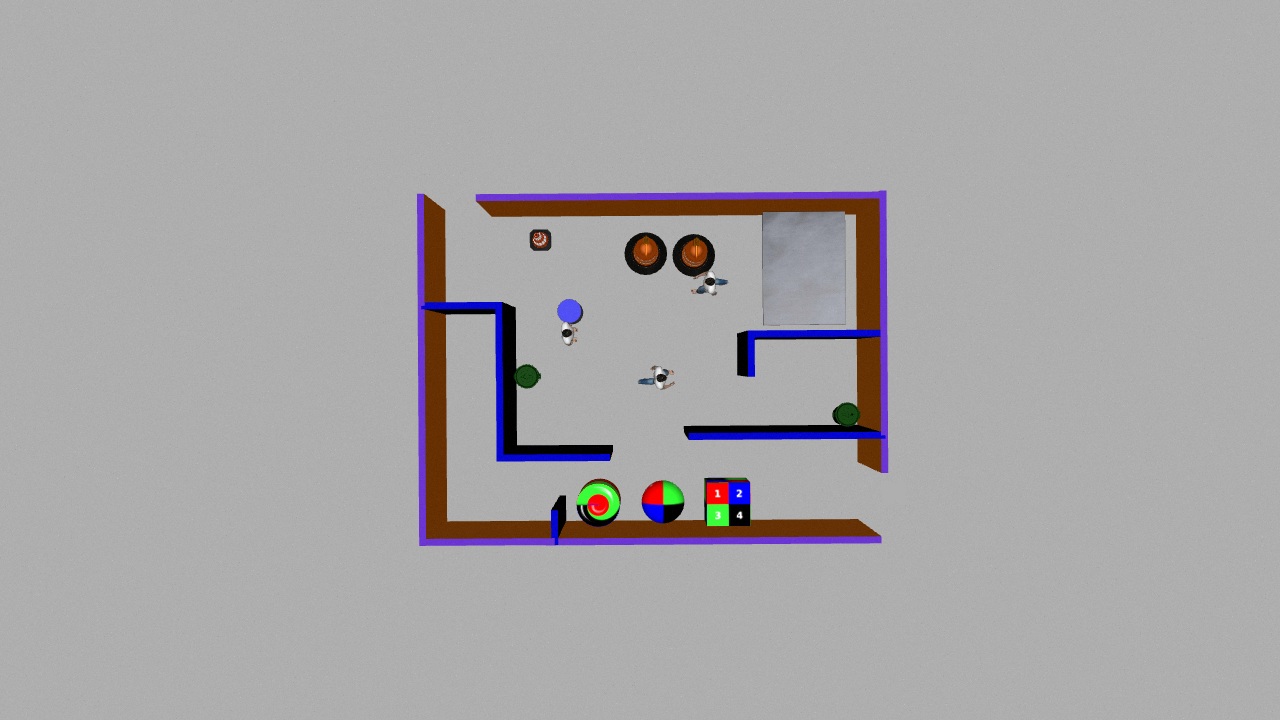
#> input picture src/control_car_like/control_car_like/data/images/frame_car_remove.png, 1280 x 720 px
$ python -i bot_localization.py   (imports and definitions only)
#> lines starting #> are read from the running program, lines starting #| are printed output that depends on the picture; after the words box and inside, x2 and y2 are one past the last pixel; in counts of white or black regions, pixels touching at a corner belong together
#> further down, picture is the input picture: shape (720, 1280, 3); mean B, G, R 167.3, 165.8, 167.9
### src/control_car_like/control_car_like/lib/utilities.py
import cv2
import numpy as np

try :
    from ..lib import config
except:
    from . import config

# function to display the coordinates of
# of the points clicked on the image
# [31 lines left out: functions click_event, imfill, ret_largest_obj, not called in this run]

def ret_smallest_obj(cnts, noise_thresh = 10):
  Min_Cntr_area = 1000
  Min_Cntr_idx= -1
  for index, cnt in enumerate(cnts):
      area = cv2.contourArea(cnt)
      if (area < Min_Cntr_area) and (area > 10):
          Min_Cntr_area = area
          Min_Cntr_idx = index
          SmallestContour_Found = True
  return Min_Cntr_idx

# [47 lines left out: functions closest_node, closest_nodes, find_point_in_FOR, get_centroid, not called in this run]


class Debugging:

    def __init__(self):
       self.time_elasped = 0
       self.Live_created = False


    def nothing(self,x):
        pass

    cv2.namedWindow('CONFIG')
    # create switch for ON/OFF functionality
    debugging_SW = 'Debug'
    cv2.createTrackbar(debugging_SW, 'CONFIG',False,True,nothing)
    # create switch for ON/OFF functionality
    debuggingLoc_SW = 'Debug Loc'
    cv2.createTrackbar(debuggingLoc_SW, 'CONFIG',False,True,nothing)
    # create switch for ON/OFF functionality
    debuggingMapping_SW = 'Debug Mapp.'
    cv2.createTrackbar(debuggingMapping_SW, 'CONFIG',False,True,nothing)
    # create switch for ON/OFF functionality
    debuggingPathPlanning_SW = 'Debug Path P.'
    cv2.createTrackbar(debuggingPathPlanning_SW, 'CONFIG',False,True,nothing)
    # create switch for ON/OFF functionality
    debuggingMotionPlanning_SW = 'Debug Motion P.'
    cv2.createTrackbar(debuggingMotionPlanning_SW, 'CONFIG',False,True,nothing)

    # create switch for ON/OFF functionality
    # debugging_Live = 'Debug_Live'
    # cv2.createTrackbar(debugging_Live, 'CONFIG',False,True,nothing)
    # create switch for ON/OFF functionality

    # [67 lines left out: function setDebugParameters, not called in this run]

### src/control_car_like/control_car_like/lib/bot_localization.py
import cv2
import numpy as np

try:
    from ..lib.utilities import ret_smallest_obj,ret_largest_obj
    from ..lib import config
except:
    from .utilities import ret_smallest_obj,ret_largest_obj
    from . import config

class bot_localizer():

    def __init__(self):

        # State Variables
        self.is_bg_extracted =False
        # Output Variables [BG_model,Refrence_Maze,Rel_Loc_of_car]
        self.bg_model = []
        self.maze_og = []
        self.loc_car = 0

        self.loc_car_sv = 0
        self.car_rect = []
        # Transfomation(Crop + Rotated) Variables
        self.orig_X = 0
        self.orig_Y = 0
        self.orig_rows = 0
        self.orig_cols = 0
        self.transform_arr = []

        self.orig_rot = 0
        self.rot_mat = 0


    @staticmethod
    def ret_rois_boundinghull(rois_mask,cnts):
        maze_enclosure = np.zeros_like(rois_mask)
        if cnts:
            cnts_ = np.concatenate(cnts)
            cnts_ = np.array(cnts_)
            cv2.fillConvexPoly(maze_enclosure, cnts_, 255)
        cnts_largest = cv2.findContours(maze_enclosure, cv2.RETR_EXTERNAL, cv2.CHAIN_APPROX_NONE)[0]# OpenCV 4.2
        hull = cv2.convexHull(cnts_largest[0])
        cv2.drawContours(maze_enclosure, [hull], 0, 255)
        return hull

    def update_frameofrefrence_parameters(self,X,Y,W,H,rot_angle):
        self.orig_X = X; self.orig_Y = Y; self.orig_rows = H; self.orig_cols = W; self.orig_rot = rot_angle # 90 degree counterClockwise
        self.transform_arr = [X,Y,W,H]
        # Rotation Matrix
        self.rot_mat = np.array(
                                [
                                 [ np.cos(np.deg2rad(self.orig_rot)) , np.sin(np.deg2rad(self.orig_rot))],
                                 [-np.sin(np.deg2rad(self.orig_rot)) , np.cos(np.deg2rad(self.orig_rot))]
                                ]
                               )
        self.rot_mat_rev = np.array(
                                [
                                 [ np.cos(np.deg2rad(-self.orig_rot)) , np.sin(np.deg2rad(-self.orig_rot))],
                                 [-np.sin(np.deg2rad(-self.orig_rot)) , np.cos(np.deg2rad(-self.orig_rot))]
                                ]
                               )

    @staticmethod
    def connect_objs(bin_img):
        kernel = cv2.getStructuringElement(cv2.MORPH_ELLIPSE,(3,3))
        return(cv2.morphologyEx(bin_img, cv2.MORPH_CLOSE, kernel))

    def extract_bg(self,frame):

        # a) Find Contours of all ROI's in frozen sat_view
        gray = cv2.cvtColor(frame, cv2.COLOR_BGR2GRAY)
        edges = cv2.Canny(gray, 50, 150,None,3)
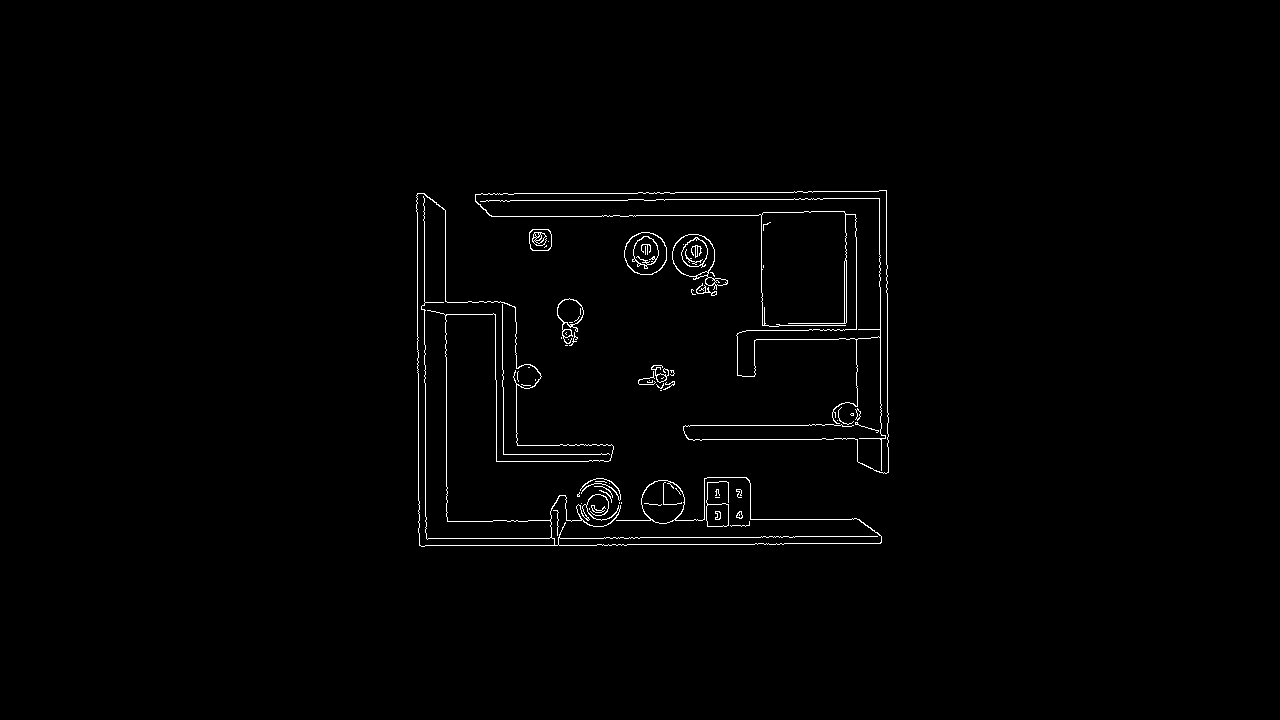
#> edges: shape (720, 1280); 1% white in thin lines or dots, all inside (x1, y1, x2, y2) = (416, 190, 889, 547)
        # [connect_objs] => Connect disconnected edges that are close enough
        edges = self.connect_objs(edges)
        cnts = cv2.findContours(edges, cv2.RETR_EXTERNAL, cv2.CHAIN_APPROX_NONE)[0]
#> cnts = 7 contours; box (x1, y1, x2, y2) and area: (475, 190, 889, 474) 31036, (416, 193, 882, 547) 30554, (672, 234, 728, 296) 1814, (624, 232, 667, 275) 1423, (557, 298, 584, 346) 780, (529, 229, 552, 251) 437, (638, 365, 675, 391) 434
        rois_mask = np.zeros((frame.shape[0],frame.shape[1]),dtype= np.uint8)
        for idx,_ in enumerate(cnts):
            cv2.drawContours(rois_mask, cnts, idx, 255,-1)
#> this loop made 7 passes
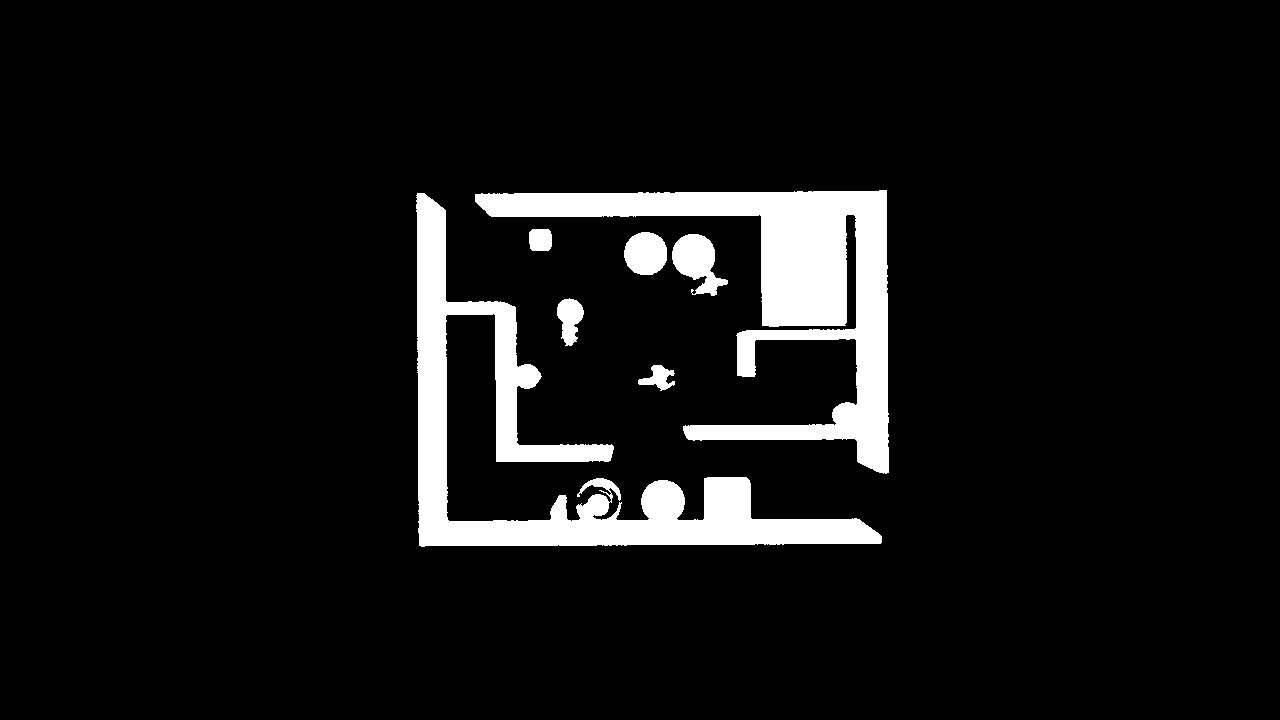
#> rois_mask: shape (720, 1280); 7.5% white; 7 white regions, largest, box (x1, y1, x2, y2) and area: (475, 190, 889, 474) 32142, (416, 193, 882, 547) 31885, (672, 234, 728, 296) 1924

        # b) Extract BG_model by
        #               i)  removing the smallest object from the scene (Bot)
        #               ii) filling the empty region with Ground_replica
        min_cntr_idx = ret_smallest_obj(cnts)
#> the loop in ret_smallest_obj, `for index, cnt in enumerate(cnts):` made 7 passes
#> (area, Min_Cntr_area, Min_Cntr_idx, SmallestContour_Found) on pass 1: (434.5, 434.5, 0, True)
#> area on passes 2 to 7: 779.5, 1813.5, 1423, 437, 30553.5, 31035.5
#> after the loop in ret_smallest_obj, `for index, cnt in enumerate(cnts):`: Min_Cntr_area = 434.5; Min_Cntr_idx = 0; SmallestContour_Found = True
#> min_cntr_idx = 0
        rois_noCar_mask = rois_mask.copy()
        #    If Smallest Object (FG) found
        if min_cntr_idx !=-1:
            cv2.drawContours(rois_noCar_mask, cnts, min_cntr_idx, 0,-1)
#> rois_noCar_mask: shape (720, 1280); 7.5% white; 6 white regions, box (x1, y1, x2, y2) and area: (475, 190, 889, 474) 32142, (416, 193, 882, 547) 31885, (672, 234, 728, 296) 1924, (624, 232, 667, 275) 1485, (557, 298, 584, 346) 840, (529, 229, 552, 251) 475
            # Drawing dilated car_mask
            car_mask = np.zeros_like(rois_mask)
            cv2.drawContours(car_mask, cnts, min_cntr_idx, 255,-1)
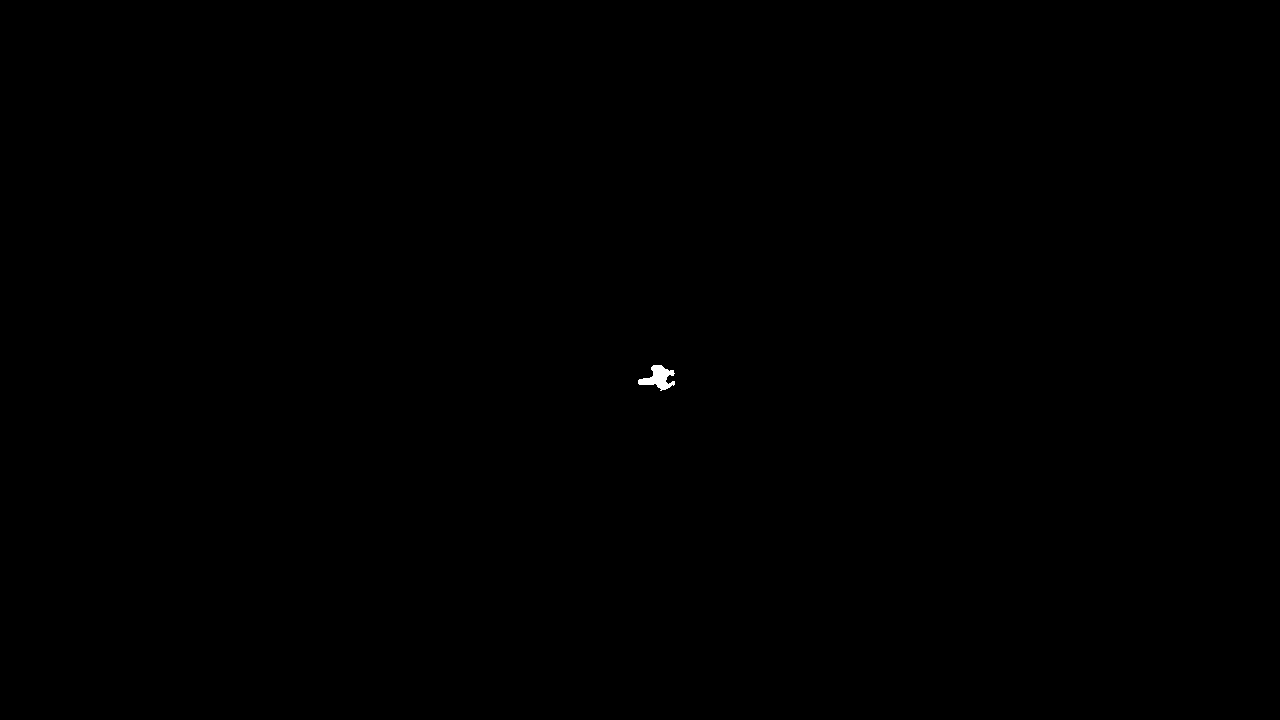
#> car_mask: shape (720, 1280); 0.05% white; 1 white region, box (x1, y1, x2, y2) and area: (638, 365, 675, 391) 493
            cv2.drawContours(car_mask, cnts, min_cntr_idx, 255, 3)
#> car_mask: shape (720, 1280); 0.08% white; 1 white region, box (x1, y1, x2, y2) and area: (636, 363, 677, 393) 735
            notCar_mask = cv2.bitwise_not(car_mask)
            frame_car_remvd = cv2.bitwise_and(frame, frame,mask = notCar_mask)
            # Generating ground replica
            base_clr = frame_car_remvd[0][0]
#> base_clr = [175, 175, 175]
            Ground_replica = np.ones_like(frame)*base_clr
#> Ground_replica: shape (720, 1280, 3); every value is 175
            # Generating BG_model
            self.bg_model = cv2.bitwise_and(Ground_replica, Ground_replica,mask = car_mask)
            self.bg_model = cv2.bitwise_or(self.bg_model, frame_car_remvd)

        # Step 2: Extracting the maze (Frame of Refrence) Maze Entry on Top

        # a) Finding dimensions of hull enclosing largest contour
        hull = self.ret_rois_boundinghull(rois_mask,cnts)
#> in ret_rois_boundinghull, `cnts_ = np.concatenate(cnts)`: cnts_ = contour of 5521 points, box (x1, y1, x2, y2) (416, 190, 889, 547), area 35762
#> in ret_rois_boundinghull, `cv2.fillConvexPoly(maze_enclosure, cnts_, 255)`: maze_enclosure: shape (720, 1280); 9.9% white; 1 white region
#> in ret_rois_boundinghull, `cnts_largest = cv2.findContours(maze_enclosure, cv2.RETR_EXTERNAL, cv2..`: cnts_largest = 1 contour; box (x1, y1, x2, y2) and area: (416, 190, 889, 547) 148756
#> in ret_rois_boundinghull, `hull = cv2.convexHull(cnts_largest[0])`: hull = contour of 18 points, box (x1, y1, x2, y2) (416, 190, 889, 547), area 166126
#> in ret_rois_boundinghull, `cv2.drawContours(maze_enclosure, [hull], 0, 255)`:
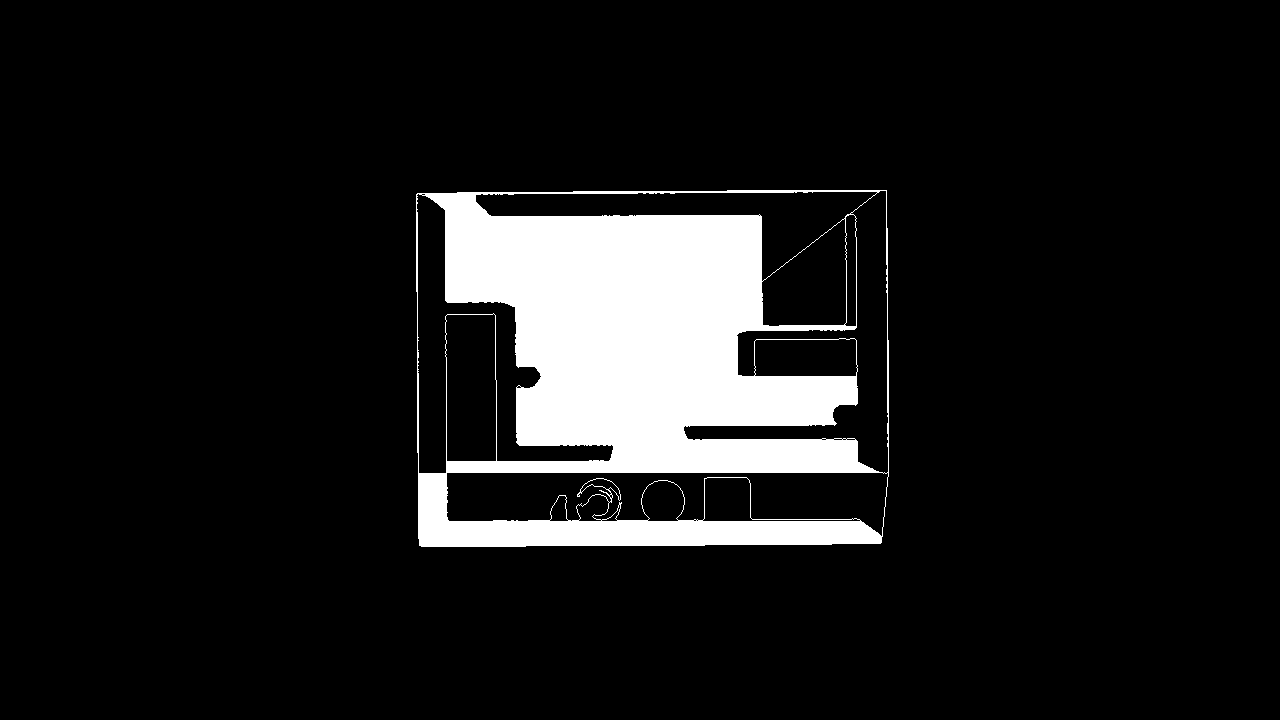
#> maze_enclosure: shape (720, 1280); 10% white; 1 white region, box (x1, y1, x2, y2) and area: (416, 190, 889, 547) 92038
        [X,Y,W,H] = cv2.boundingRect(hull)
#> X = 416; Y = 190; W = 473; H = 357
        # b) Cropping maze_mask from the image
        maze = rois_noCar_mask[Y:Y+H,X:X+W]
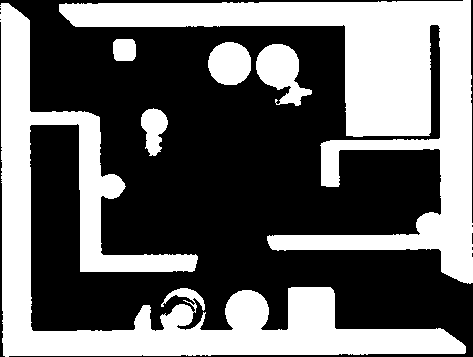
#> maze: shape (357, 473); 40.7% white; 6 white regions, box (x1, y1, x2, y2) and area: (59, 0, 473, 284) 32142, (0, 3, 466, 357) 31885, (256, 44, 312, 106) 1924, (208, 42, 251, 85) 1485, (141, 108, 168, 156) 840, (113, 39, 136, 61) 475
        maze_occupencygrid = cv2.bitwise_not(maze)
        self.maze_og = cv2.rotate(maze_occupencygrid, cv2.ROTATE_90_COUNTERCLOCKWISE)
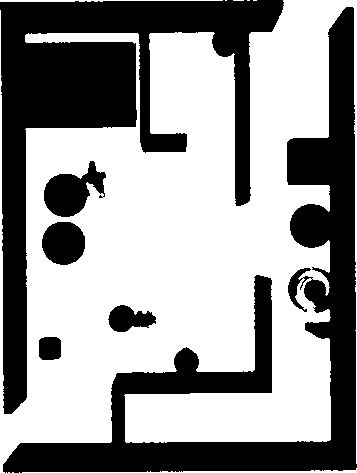
#> self.maze_og: shape (473, 357); 59.3% white; 6 black regions, box (x1, y1, x2, y2) and area: (0, 0, 284, 414) 32142, (3, 7, 357, 473) 31885, (44, 161, 106, 217) 1924, (42, 222, 85, 265) 1485, (108, 305, 156, 332) 840, (39, 337, 61, 360) 475

        # Storing Crop and Rot Parameters required to maintain frame of refrence in the orig image
        self.update_frameofrefrence_parameters(X,Y,W,H,90)
#> in update_frameofrefrence_parameters, `self.orig_X = X`: self.orig_X = 416
#> in update_frameofrefrence_parameters, `self.orig_Y = Y`: self.orig_Y = 190
#> in update_frameofrefrence_parameters, `self.orig_rows = H`: self.orig_rows = 357
#> in update_frameofrefrence_parameters, `self.orig_cols = W`: self.orig_cols = 473
#> in update_frameofrefrence_parameters, `self.transform_arr = [X,Y,W,H]`: self.transform_arr = [416, 190, 473, 357]

        if (config.debug and config.debug_localization):
        # cv2.imshow("1a. rois_mask",rois_mask)
        # cv2.imshow("1b. frame_car_remvd",frame_car_remvd)
        # cv2.imshow("1c. Ground_replica",Ground_replica)
            cv2.imshow("1d. bg_model",self.bg_model)
            cv2.imshow("2. maze_og",self.maze_og)

    # [79 lines left out: functions get_centroid, get_car_loc, localize_bot, not called in this run]

>>> import cv2
>>> picture = cv2.imread('../data/images/frame_car_remove.png')
>>> result = bot_localizer().extract_bg(picture)
